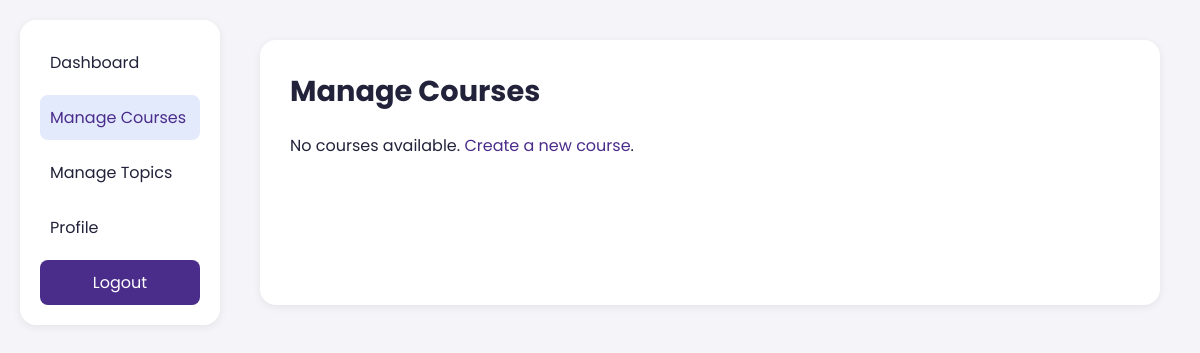
Page /manage_courses (signed in) on the earlier database version.
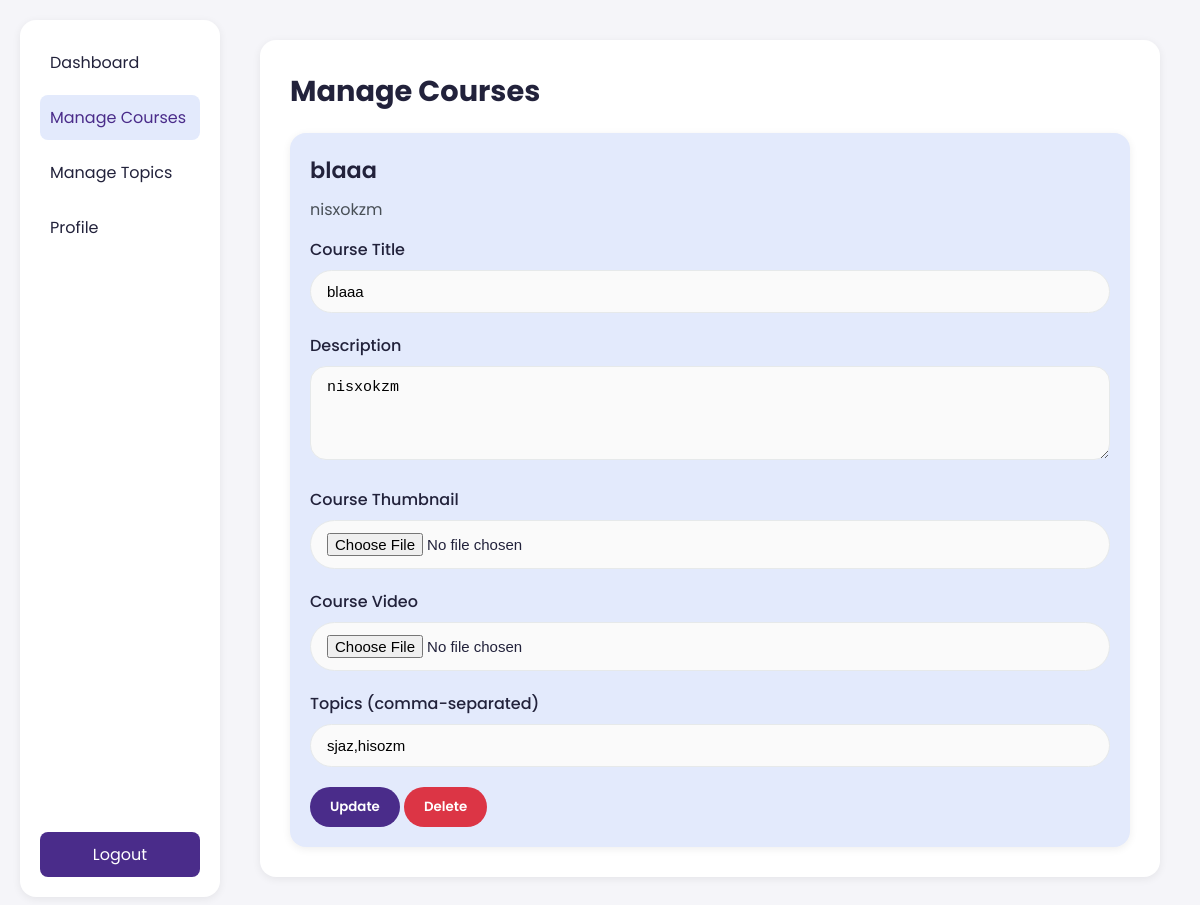
Same page on the later database version.
### tables this page shows
CREATE TABLE courses (
        id INTEGER PRIMARY KEY AUTOINCREMENT,
        title TEXT NOT NULL,
        description TEXT,
        video_url TEXT,
        video_path TEXT, 
        instructor_id INTEGER,
        topics TEXT,
        image_path TEXT,
        FOREIGN KEY (instructor_id) REFERENCES users(id)
    );

### app.py (the view, shortened to what this page needs)
@app.route('/manage_courses', methods=['GET', 'POST'])
def manage_courses():
    if 'user_id' not in session or session['role'] != 'instructor':
        return redirect(url_for('index'))
    db = get_db()
    courses = db.execute('SELECT * FROM courses WHERE instructor_id = ?', (session['user_id'],)).fetchall()
    return render_template('manage_courses.html', courses=courses)

### database.py (called while the page is built)
def get_db():
    conn = sqlite3.connect('database.db')
    conn.row_factory = sqlite3.Row
    return conn

### templates/manage_courses.html (shortened to what this page needs)
<!DOCTYPE html>
<html lang="en">
<head>
        <link rel="stylesheet" href="{{ url_for('static', filename='css/styles.css') }}">
</head>
<body>
<div class="container">
  <nav class="sidebar" aria-label="Sidebar navigation">
    <a href="{{ url_for('instructor_dashboard') }}">Dashboard</a>
    <a href="{{ url_for('manage_courses') }}" class="active">Manage Courses</a>
    <a href="{{ url_for('manage_topics') }}">Manage Topics</a>
    <a href="{{ url_for('profile') }}">Profile</a>
    <a href="{{ url_for('logout') }}" class="logout-btn">Logout</a>
  </nav>
  <section class="dashboard-card course-form" aria-labelledby="manage-title">
    <h2 id="manage-title" class="card-title">Manage Courses</h2>
    {% if courses %}
      {% for course in courses %}
      <article class="course-card">
        <h3 class="course-title">{{ course.title }}</h3>
        <p class="card-text">{{ course.description }}</p>
        <form method="POST" enctype="multipart/form-data" action="{{ url_for('manage_courses') }}">
          <div class="form-group">
            <label for="title{{ course.id }}" class="form-label">Course Title</label>
            <input type="text" id="title{{ course.id }}" name="title" class="form-control" value="{{ course.title }}" required>
          </div>
          <div class="form-group">
            <label for="description{{ course.id }}" class="form-label">Description</label>
            <textarea id="description{{ course.id }}" name="description" class="form-control" rows="4">{{ course.description }}</textarea>
          </div>
          <div class="form-group">
            <label for="image{{ course.id }}" class="form-label">Course Thumbnail</label>
            <input type="file" id="image{{ course.id }}" name="image" class="form-control" accept="image/*">
          </div>
          <div class="form-group">
            <label for="video{{ course.id }}" class="form-label">Course Video</label>
            <input type="file" id="video{{ course.id }}" name="video" class="form-control" accept="video/mp4,video/webm">
          </div>
          <div class="form-group">
            <label for="topics{{ course.id }}" class="form-label">Topics (comma-separated)</label>
            <input type="text" id="topics{{ course.id }}" name="topics" class="form-control" value="{{ course.topics }}">
          </div>
          <div class="course-actions">
            <button type="submit" class="btn btn-primary">Update</button>
            <button type="submit" name="delete_course" value="{{ course.id }}" class="btn btn-danger"
              onclick="return confirm('Are you sure you want to delete this course?');">
              Delete
            </button>
          </div>
        </form>
      </article>
      {% endfor %}
    {% else %}
      <p>No courses available. <a href="{{ url_for('create_course') }}">Create a new course</a>.</p>
    {% endif %}
  </section>
</div>
</body>
</html>

### static/css/styles.css (style rules this page uses)
* { margin: 0; padding: 0; box-sizing: border-box; }
:root { --primary-color: #4A2C8A; --secondary-color: #6B46C1; --accent-color: #86c83b; --bg-gradient-start: #616391; --bg-gradient-mid: rgba(99, 102, 241, 0.55); --bg-gradient-end: #8a8bae; --text-color: #22223b; --muted-text: #495057; --bg-light: #f4f7fe; --bg-white: #ffffff; --bg-card: #e3eafc; --shadow-sm: 0 2px 8px rgba(0,0,0,0.07); --shadow-md: 0 4px 16px rgba(0,0,0,0.12); --border-radius: 16px; --border-radius-pill: 999px; --transition: all 0.3s ease; --font-primary: 'Poppins', sans-serif; --font-heading: 'Montserrat', sans-serif; }
body { font-family: var(--font-primary); background: #f5f5f9; color: var(--text-color); }
a { text-decoration: none; color: var(--primary-color); transition: var(--transition); }
button { font-family: var(--font-primary); font-weight: 600; cursor: pointer; transition: var(--transition); border: none; border-radius: var(--border-radius-pill); padding: 12px 24px; background-color: var(--secondary-color); color: #fff; }
.btn { display: inline-block; padding: 10px 20px; border-radius: var(--border-radius-pill); font-weight: 600; transition: var(--transition); will-change: transform; }
.btn-primary { background-color: var(--primary-color); color: #fff; }
.btn-danger { background-color: #dc3545; color: #fff; }
.logout-btn { background-color: var(--primary-color); color: #fff; padding: 8px 16px; border-radius: var(--border-radius-pill); }
.form-group { margin-bottom: 20px; }
.form-label { display: block; font-weight: 500; margin-bottom: 8px; color: var(--text-color); }
.form-control { width: 100%; padding: 12px 16px; border: 1px solid #e6e9ea; border-radius: var(--border-radius-pill); background: #fafafa; font-size: 15px; outline: none; transition: var(--transition); }
textarea.form-control { border-radius: var(--border-radius); resize: vertical; }
.container { display: flex; gap: 20px; max-width: 1200px; margin: 0 auto; padding: 20px; }
.sidebar { width: 200px; background: var(--bg-white); border-radius: var(--border-radius); box-shadow: var(--shadow-sm); padding: 20px; display: flex; flex-direction: column; gap: 10px; }
.sidebar a { padding: 10px; border-radius: 8px; color: var(--text-color); transition: var(--transition); }
.sidebar a:hover, .sidebar a.active { background: var(--bg-card); color: var(--primary-color); }
.sidebar .logout-btn { margin-top: auto; background: var(--primary-color); color: #fff; text-align: center; }
.profile-card, .dashboard-card { flex: 1; background: var(--bg-white); border-radius: var(--border-radius); box-shadow: var(--shadow-sm); padding: 30px; margin: 20px; }
.card-title { font-size: 1.8em; margin-bottom: 20px; }
.card-text { font-size: 1em; color: var(--muted-text); margin-bottom: 15px; }
.course-card { background: var(--bg-card); border-radius: var(--border-radius); box-shadow: var(--shadow-sm); padding: 20px; transition: var(--transition); will-change: transform; }
.course-title { font-size: 1.4em; font-weight: 600; margin-bottom: 10px; }

Differences in the rows shown:
added courses: title "blaaa", description "nisxokzm", topics "sjaz,hisozm"
Other differences:
text no longer shown: "No courses available. Create a new course ."
